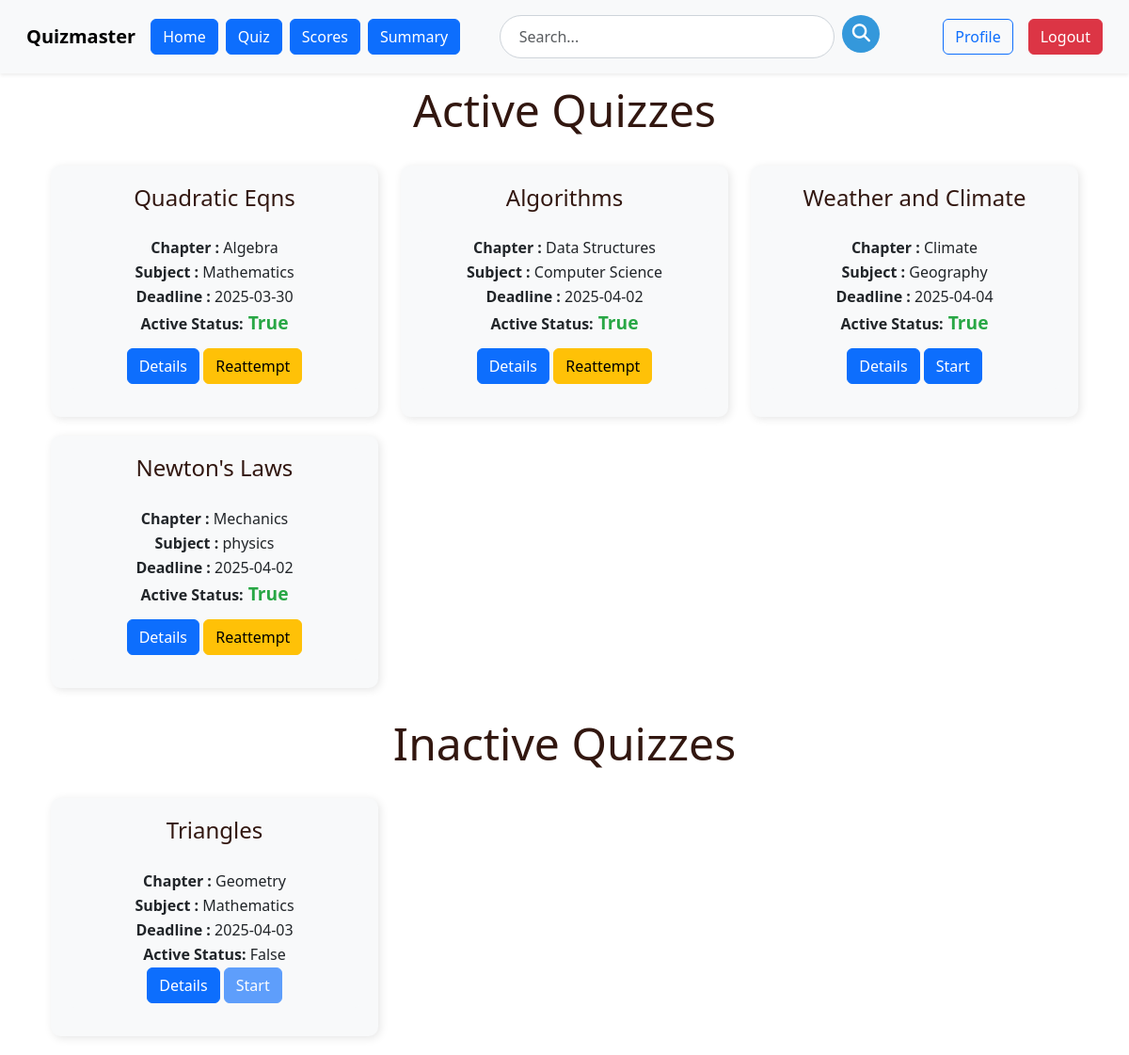
/user/user_quiz (signed in), run on the app's committed database.
### models.py (models this page shows)
class Quiz(db.Model):
    id=db.Column(db.Integer, primary_key=True)
    name = db.Column(db.String(100), nullable=False)
    description=db.Column(db.String(256), nullable=True)
    start_date=db.Column(db.Date, nullable=True)
    end_date=db.Column(db.Date, nullable=True)
    time_duration=db.Column(db.Time, nullable=True)
    remarks=db.Column(db.String(256), nullable=True)
    no_of_questions=db.Column(db.Integer, nullable=True)
    is_active=db.Column(db.Boolean, nullable=False, default=False)
    questions = db.relationship('Questions', backref='quiz', lazy=True)
    total_attempted=db.Column(db.Integer, nullable=False, default=0)
    scores = db.relationship('Scores', backref='quiz', lazy=True)
    subject_id=db.Column(db.Integer, db.ForeignKey('subject.id'), nullable=False)
    chapter_id= db.Column(db.Integer, db.ForeignKey('chapter.id'),nullable=False)

class Chapter(db.Model):
    id=db.Column(db.Integer, primary_key=True)
    name=db.Column(db.String(32), unique=True)
    Description=db.Column(db.String(256), nullable=True)
    no_of_questions=db.Column(db.Integer, nullable=True)
    subject_id=db.Column(db.Integer, db.ForeignKey('subject.id'), nullable=False)
    quizzes = db.relationship('Quiz', backref='chapter', lazy=True)
    questions = db.relationship('Questions', backref='chapter', lazy=True)

class Subject(db.Model):
    id=db.Column(db.Integer, primary_key=True)
    name=db.Column(db.String(32), unique=True)
    Description=db.Column(db.String(256), nullable=False)
    category=db.Column(db.String(32), nullable=True)
    chapters = db.relationship('Chapter', backref='subject', lazy=True)
    quizzes = db.relationship('Quiz', backref='subject', lazy=True)

### routes.py (the view)
@app.route('/user/user_quiz')
@auth_required
def user_quiz():
    user_id = session.get('user_id')  # Get the logged-in user's ID
    quizzes = Quiz.query.all()
    attempted_quiz_ids = (
        db.session.query(Scores.quiz_id)
        .filter(Scores.user_id == user_id)
        .distinct()
        .all()
    )
    attempted_quiz_ids = [quiz_id[0] for quiz_id in attempted_quiz_ids]
    return render_template(
        'user/user_quiz.html',
        quizzes=quizzes,
        attempted_quiz_ids=attempted_quiz_ids
    )

### routes.py (called while the page is built)
def auth_required(f):
    @wraps(f)
    def inner(*args, **kwargs):
        if 'user_id' not in session:
            flash('please login to continue')
            return redirect(url_for('login'))
        return f(*args, **kwargs)
    return inner

### templates/user/user_quiz.html (shortened to what this page needs)
{% extends 'user/user_layout.html' %}
{% block content %}
<div class="container">
    <h2>Active Quizzes</h2>
    <div class="row">
        {% for quiz in quizzes %}
        {% if quiz.is_active == True %}
        <div class="col-md-4">
            <div class="subject-tile">
                <h4>{{ quiz.name }}</h4>
                <div class="details-content">
                    <p><strong>Chapter :</strong> {{ quiz.chapter.name }}</p>
                    <p><strong>Subject :</strong> {{ quiz.subject.name }}</p>
                    <p><strong>Deadline :</strong> {{ quiz.end_date }}</p>
                    <p class="quiz-div"><strong>Active Status:</strong><strong class="status"> {{ quiz.is_active }}</strong></p>
                    <a href="{{ url_for('view_quiz', quiz_id=quiz.id) }}" class="btn btn-primary" id="chapter_btn">Details</a>
                    {% if quiz.id in attempted_quiz_ids %}
                    <a href="{{ url_for('attempt_quiz', quiz_id=quiz.id) }}" class="btn btn-warning" id="chapter_btn">Reattempt</a>
                    {% else %}
                    <a href="{{ url_for('attempt_quiz', quiz_id=quiz.id) }}" class="btn btn-primary" id="chapter_btn">Start</a>
                    {% endif %}
                </div>
            </div>
        </div>
        {% endif %}
        {% endfor %}
    </div>
</div>
<div class="container">
    <h2>Inactive Quizzes</h2>
    <div class="row">
        {% for quiz in quizzes %}
        {% if quiz.is_active == False %}
        <div class="col-md-4">
            <div class="subject-tile">
                <h4>{{ quiz.name }}</h4>
                <div class="details-content">
                    <p><strong>Chapter :</strong> {{ quiz.chapter.name }}</p>
                    <p><strong>Subject :</strong> {{ quiz.subject.name }}</p>
                    <p><strong>Deadline :</strong> {{ quiz.end_date }}</p>
                    <p><strong>Active Status:</strong> {{ quiz.is_active }}</p>
                    <a href="{{ url_for('view_quiz', quiz_id=quiz.id) }}" class="btn btn-primary" id="chapter_btn">Details</a>
                    <a href="{{ url_for('attempt_quiz', quiz_id=quiz.id) }}" class="btn btn-primary disabled" id="chapter_btn">Start</a>
                </div>
            </div>
        </div>
        {% endif %}
        {% endfor %}
    </div>
</div>
{% endblock %}

### templates/user/user_quiz.html (style rules this page uses)
h2 { text-align: center; color: #321710; font-size: 3rem; margin-bottom: 20px; padding: 10px; }
.subject-tile { background: #f8f9fa; border-radius: 10px; padding: 20px; box-shadow: 2px 2px 10px rgba(0, 0, 0, 0.1); margin-bottom: 20px; }
.btn-primary { align-items: center; }
h4 { color: #321710; font-size: 1.5rem; margin-bottom: 20px; text-align: center; }
.details-content { background-color: #f8f9fa; padding: 5px; border-radius: 5px; margin-bottom: 10px; text-align: center; }
.details-content p { margin: 2px 0; }
.quiz-div { margin-bottom: 10px; padding-bottom: 10px; }
.status { font-size: 1.2rem; color: #28a745; }

### data on the page
Quiz: name "Quadratic Eqns", chapter.name "Algebra", subject.name "Mathematics", end_date "2025-03-30", is_active "True"
Quiz: name "Algorithms", chapter.name "Data Structures", subject.name "Computer Science", end_date "2025-04-02", is_active "True"
Quiz: name "Weather and Climate", chapter.name "Climate", subject.name "Geography", end_date "2025-04-04", is_active "True"
Quiz: name "Newton's Laws", chapter.name "Mechanics", subject.name "physics", end_date "2025-04-02", is_active "True"
Quiz: name "Triangles", chapter.name "Geometry", subject.name "Mathematics", end_date "2025-04-03", is_active "False"
